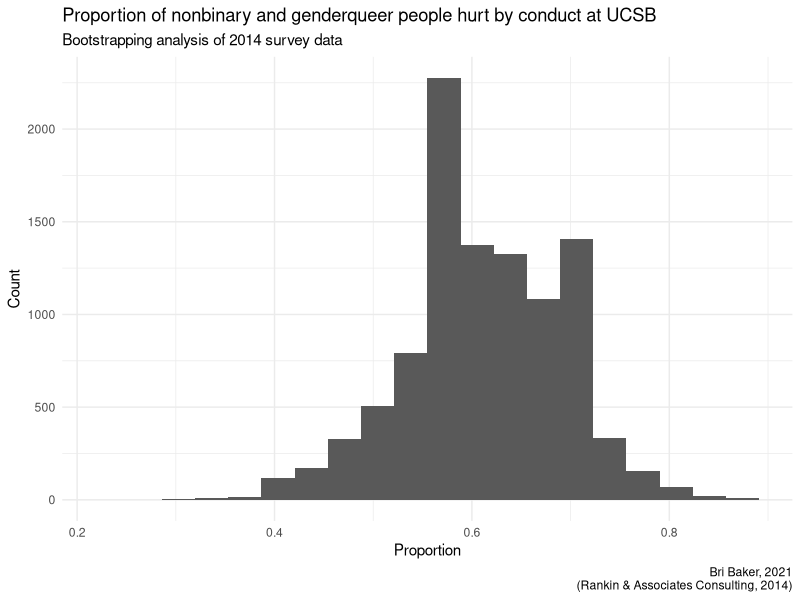

Write the R code that produced this figure.
## ---- chunk 1
knitr::opts_chunk$set(echo = TRUE,
                      message = FALSE,
                      warning = FALSE)

library(tidyverse)
library(here)
library(boot)
## ---- chunk 2

hurt <- rep(c(1 , 0), times = c(22, 14)) # 1 for yes, 0 for no


## ---- chunk 3

ratio_hurt <- function(x,i){
  sum(x[i])/36 # calculate ratio hurt
}

hurtboot_10k <- boot(
  hurt, # use original data
  statistic = ratio_hurt, # find ratio hurt
  R = 10000 # bootstrap 10k times
)

hurt_ci <- boot.ci(hurtboot_10k, conf = 0.95)

ci_vec <- hurt_ci$normal

## ---- chunk 4

boot_ratio <- as_tibble(hurtboot_10k$t)

ggplot(boot_ratio, aes(V1)) +
  geom_histogram(bins = 20) +
  labs(title = "Proportion of nonbinary and genderqueer people hurt by conduct at UCSB",
       subtitle = "Bootstrapping analysis of 2014 survey data",
       x = "Proportion",
       y = "Count",
       caption = "Bri Baker, 2021\n(Rankin & Associates Consulting, 2014)") +
  theme_minimal()

